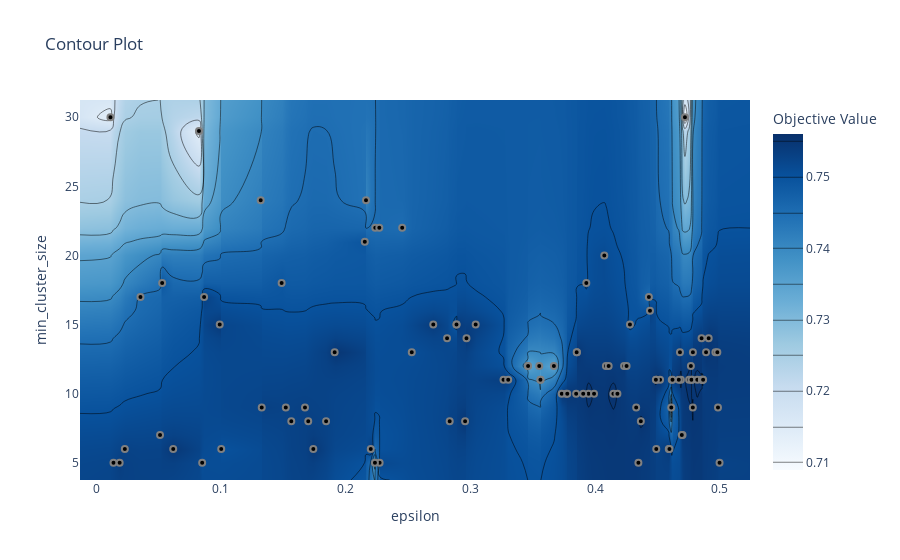

Write notebook code for a chart like this one.
### Code cell
optuna.visualization.plot_contour(study, params=["min_cluster_size", "epsilon"])
